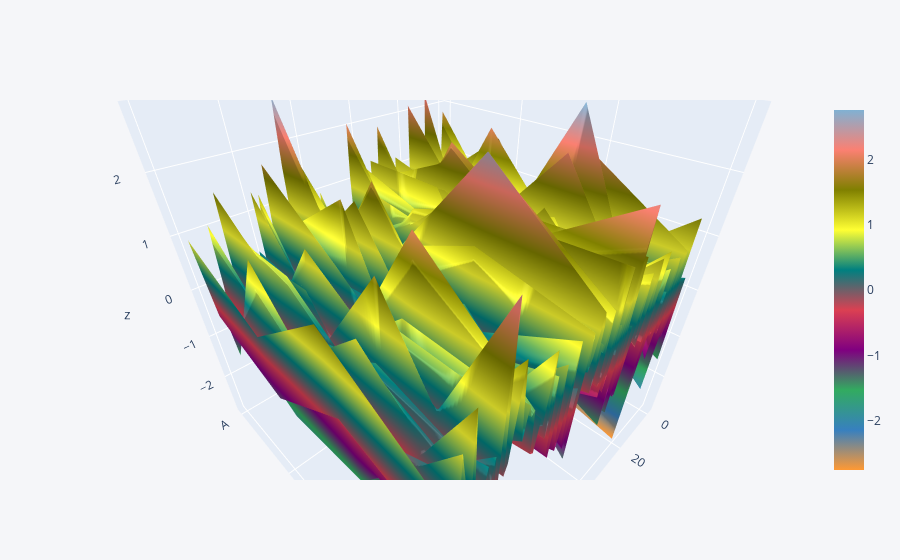

Here is the notebook cell this chart was saved with:
### Code cell
df.iplot(kind="surface")

### Figure 1 — Plotly figure (JSON) as saved in the notebook; plotly's stock layout.template omitted (floating-point values rounded to 4 significant figures; data arrays with more than 128 entries replaced by an {"elided": "..."} marker saying what was removed)
{"data": [{"colorscale": [[0, "rgb(255, 153, 51)"], [0.1111, "rgb(55, 128, 191)"], [0.2222, "rgb(50, 171, 96)"], [0.3333, "rgb(128, 0, 128)"], [0.4444, "rgb(219, 64, 82)"], [0.5556, "rgb(0, 128, 128)"], [0.6667, "rgb(255, 255, 51)"], [0.7778, "rgb(128, 128, 0)"], [0.8889, "rgb(251, 128, 114)"], [1, "rgb(128, 177, 211)"]], "type": "surface", "x": [0, 1, 2, 3, 4, 5, 6, 7, 8, 9, 10, 11, 12, 13, 14, 15, 16, 17, 18, 19, 20, 21, 22, 23, 24, 25, 26, 27, 28, 29, 30, 31, 32, 33, 34, 35, 36, 37, 38, 39, 40, 41, 42, 43, 44, 45, 46, 47, 48, 49, 50, 51, 52, 53, 54, 55, 56, 57, 58, 59, 60, 61, 62, 63, 64, 65, 66, 67, 68, 69, 70, 71, 72, 73, 74, 75, 76, 77, 78, 79, 80, 81, 82, 83, 84, 85, 86, 87, 88, 89, 90, 91, 92, 93, 94, 95, 96, 97, 98, 99], "y": ["A", "B", "C", "D"], "z": {"elided": "4x100 float values"}}], "layout": {"autosize": true, "legend": {"bgcolor": "#F5F6F9", "font": {"color": "#4D5663"}}, "paper_bgcolor": "#F5F6F9", "plot_bgcolor": "#F5F6F9", "scene": {"aspectmode": "auto", "aspectratio": {"x": 1, "y": 1, "z": 1}, "camera": {"center": {"x": 0, "y": 0, "z": 0}, "eye": {"x": 0.7395, "y": 0.7395, "z": 0.7395}, "projection": {"type": "perspective"}, "up": {"x": 0, "y": 0, "z": 1}}}, "title": {"font": {"color": "#4D5663"}}, "xaxis": {"gridcolor": "#E1E5ED", "showgrid": true, "tickfont": {"color": "#4D5663"}, "title": {"font": {"color": "#4D5663"}, "text": ""}, "zerolinecolor": "#E1E5ED"}, "yaxis": {"gridcolor": "#E1E5ED", "showgrid": true, "tickfont": {"color": "#4D5663"}, "title": {"font": {"color": "#4D5663"}, "text": ""}, "zerolinecolor": "#E1E5ED"}}}
